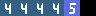

Rendered tile map (Tiled .tmx) drawn with the repository's tilesets; below, a short description and the full map source, tile grids included:
An orthogonal 6x1 tile map with 16x16 px tiles, 1 tile layer (Ground).

<map version="1.8" tiledversion="1.8.2" orientation="orthogonal" renderorder="right-down" width="6" height="1" tilewidth="16" tileheight="16" infinite="0" nextlayerid="2" nextobjectid="1">
 <tileset firstgid="1" source="../spr_test_tileset.tsx" />
 <layer id="1" name="Ground" width="6" height="1">
  <data encoding="csv">
5,5,5,5,6,0
</data>
 </layer>
</map>
